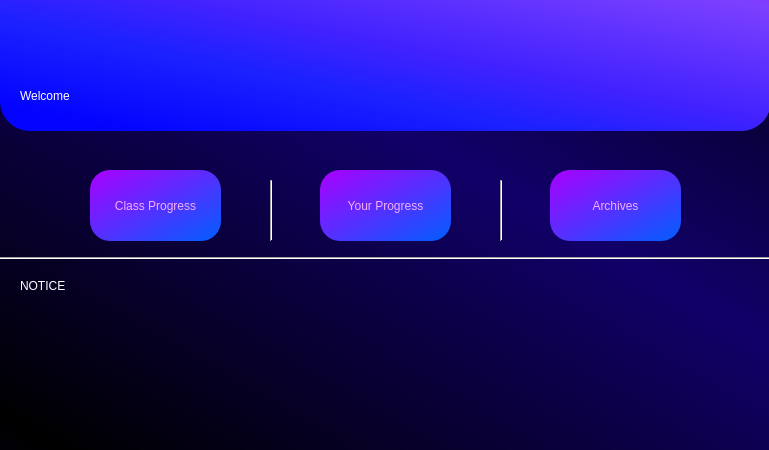
<?xml version="1.0" encoding="UTF-8"?>
<ui version="4.0">
 <class>Dialog</class>
 <widget class="QDialog" name="Dialog">
  <property name="geometry">
   <rect>
    <x>0</x>
    <y>0</y>
    <width>769</width>
    <height>450</height>
   </rect>
  </property>
  <property name="minimumSize">
   <size>
    <width>769</width>
    <height>450</height>
   </size>
  </property>
  <property name="maximumSize">
   <size>
    <width>769</width>
    <height>450</height>
   </size>
  </property>
  <property name="windowTitle">
   <string>Dialog</string>
  </property>
  <property name="styleSheet">
   <string notr="true">QDialog#Dialog{
background-color: qlineargradient(spread:reflect, x1:0.0454545, y1:0.966, x2:0.619, y2:0.386, stop:0 rgba(0, 0, 0, 255), stop:1 rgba(17, 0, 104, 255));
}</string>
  </property>
  <widget class="QLabel" name="label">
   <property name="geometry">
    <rect>
     <x>0</x>
     <y>-30</y>
     <width>771</width>
     <height>161</height>
    </rect>
   </property>
   <property name="styleSheet">
    <string notr="true">background-color: qlineargradient(spread:pad, x1:0.091, y1:0.931955, x2:1, y2:0, stop:0 rgba(3, 3, 255, 255), stop:0.289773 rgba(27, 33, 255, 255), stop:0.482955 rgba(65, 34, 255, 255), stop:0.869318 rgba(124, 64, 255, 255), stop:1 rgba(159, 25, 255, 255));
font: 240pt &quot;Terminal&quot;;
border-radius : 30px</string>
   </property>
   <property name="text">
    <string/>
   </property>
  </widget>
  <widget class="QLabel" name="teacherlogin_username">
   <property name="geometry">
    <rect>
     <x>290</x>
     <y>70</y>
     <width>481</width>
     <height>71</height>
    </rect>
   </property>
   <property name="styleSheet">
    <string notr="true">font: 75 30pt &quot;Arial&quot;;
color: rgb(255, 255, 255);</string>
   </property>
   <property name="text">
    <string>&lt;username&gt;</string>
   </property>
  </widget>
  <widget class="QPushButton" name="taecherlogin_classprogress">
   <property name="geometry">
    <rect>
     <x>90</x>
     <y>170</y>
     <width>131</width>
     <height>71</height>
    </rect>
   </property>
   <property name="styleSheet">
    <string notr="true"> QPushButton{


 color: rgb(246, 172, 255);
 font: 13pt &quot;Aria bold&quot;; 
 background-color: qlineargradient(spread:pad, x1:0.994, y1:1, x2:0, y2:0,     stop:0.0227273 rgba(5, 92, 255, 255), stop:1 rgba(170, 0, 255, 255));
 border-color: rgb(170, 0, 255);
 border-radius : 20px;



}

QPushButton:hover{
 background-color: rgb(170, 85, 255);


}</string>
   </property>
   <property name="text">
    <string>Class Progress</string>
   </property>
  </widget>
  <widget class="QLabel" name="label_4">
   <property name="geometry">
    <rect>
     <x>20</x>
     <y>50</y>
     <width>311</width>
     <height>91</height>
    </rect>
   </property>
   <property name="styleSheet">
    <string notr="true">font: 75 45pt &quot;Arial&quot;;
color: rgb(255, 255, 255);</string>
   </property>
   <property name="text">
    <string>Welcome </string>
   </property>
  </widget>
  <widget class="Line" name="line">
   <property name="geometry">
    <rect>
     <x>0</x>
     <y>250</y>
     <width>771</width>
     <height>16</height>
    </rect>
   </property>
   <property name="orientation">
    <enum>Qt::Horizontal</enum>
   </property>
  </widget>
  <widget class="QPushButton" name="studentlogin_yourprogress">
   <property name="geometry">
    <rect>
     <x>320</x>
     <y>170</y>
     <width>131</width>
     <height>71</height>
    </rect>
   </property>
   <property name="styleSheet">
    <string notr="true"> QPushButton{


 color: rgb(246, 172, 255);
 font: 13pt &quot;Aria bold&quot;; 
 background-color: qlineargradient(spread:pad, x1:0.994, y1:1, x2:0, y2:0,     stop:0.0227273 rgba(5, 92, 255, 255), stop:1 rgba(170, 0, 255, 255));
 border-color: rgb(170, 0, 255);
 border-radius : 20px;



}

QPushButton:hover{
 background-color: rgb(170, 85, 255);


}</string>
   </property>
   <property name="text">
    <string>Your Progress</string>
   </property>
  </widget>
  <widget class="QPushButton" name="studentlogin_archives">
   <property name="geometry">
    <rect>
     <x>550</x>
     <y>170</y>
     <width>131</width>
     <height>71</height>
    </rect>
   </property>
   <property name="styleSheet">
    <string notr="true"> QPushButton{


 color: rgb(246, 172, 255);
 font: 13pt &quot;Aria bold&quot;; 
 background-color: qlineargradient(spread:pad, x1:0.994, y1:1, x2:0, y2:0,     stop:0.0227273 rgba(5, 92, 255, 255), stop:1 rgba(170, 0, 255, 255));
 border-color: rgb(170, 0, 255);
 border-radius : 20px;



}

QPushButton:hover{
 background-color: rgb(170, 85, 255);


}</string>
   </property>
   <property name="text">
    <string>Archives</string>
   </property>
  </widget>
  <widget class="Line" name="line_3">
   <property name="geometry">
    <rect>
     <x>270</x>
     <y>180</y>
     <width>3</width>
     <height>61</height>
    </rect>
   </property>
   <property name="orientation">
    <enum>Qt::Vertical</enum>
   </property>
  </widget>
  <widget class="Line" name="line_4">
   <property name="geometry">
    <rect>
     <x>500</x>
     <y>180</y>
     <width>3</width>
     <height>61</height>
    </rect>
   </property>
   <property name="orientation">
    <enum>Qt::Vertical</enum>
   </property>
  </widget>
  <widget class="QLabel" name="label_2">
   <property name="geometry">
    <rect>
     <x>20</x>
     <y>270</y>
     <width>121</width>
     <height>31</height>
    </rect>
   </property>
   <property name="styleSheet">
    <string notr="true">font: 75 22pt &quot;Arial&quot;;
color: rgb(255, 255, 255);</string>
   </property>
   <property name="text">
    <string>NOTICE</string>
   </property>
  </widget>
  <widget class="QLabel" name="studentlogin_notice">
   <property name="geometry">
    <rect>
     <x>30</x>
     <y>310</y>
     <width>711</width>
     <height>111</height>
    </rect>
   </property>
   <property name="styleSheet">
    <string notr="true">font: 75 14pt &quot;Arial&quot;;
color: rgb(255, 255, 255);</string>
   </property>
   <property name="text">
    <string/>
   </property>
   <property name="alignment">
    <set>Qt::AlignHCenter|Qt::AlignTop</set>
   </property>
  </widget>
 </widget>
 <resources/>
 <connections/>
</ui>
